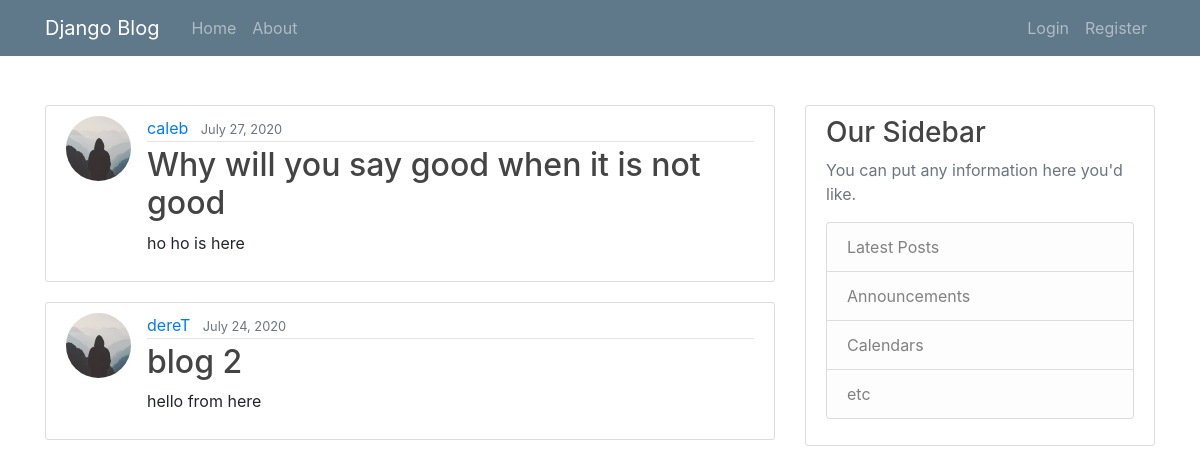
The page / on the database its author committed.
### blog/models.py (models this page shows, shortened)
class Post(models.Model):
    title =   models.CharField(max_length=100)
    content = models.TextField()
    date_posted = models.DateTimeField(default=timezone.now)
    author = models.ForeignKey(User,on_delete=models.CASCADE)

### users/models.py (models this page shows, shortened)
class Profile(models.Model):
    user = models.OneToOneField(User,on_delete=models.CASCADE)
    image = models.ImageField(default='default.jpg', upload_to='profile_pics', height_field=None, width_field=None, max_length=None)

### blog/views.py (the view)
# urls.py: path('', PostListView.as_view(), name='blog-home'),
class PostListView(ListView):
    model = Post
    template_name = 'blog/index.html'
    context_object_name = 'posts'
    ordering = ['-date_posted']
    paginate_by = 2

### blog/templates/blog/index.html
{% extends "blog/base.html" %}
{% block content %}
    {% for post in posts %}
        <article class="media content-section">
          <img class="rounded-circle article-img" src="{{ post.author.profile.image.url }}">
          <div class="media-body">
            <div class="article-metadata">
              <a class="mr-2" href="#">{{ post.author }}</a>
              <small class="text-muted">{{ post.date_posted|date:"F d, Y" }}</small>
            </div>
            <h2><a class="article-title" href="#">{{ post.title }}</a></h2>
            <p class="article-content">{{ post.content }}</p>
          </div>
        </article>
    {% endfor %}
{% endblock content %}

### blog/static/blog/main.css (style rules this page uses)
body { background: #fafafa; color: #333333; margin-top: 5rem; }
h1, h2, h3, h4, h5, h6 { color: #444444; }
.content-section { background: #ffffff; padding: 10px 20px; border: 1px solid #dddddd; border-radius: 3px; margin-bottom: 20px; }
.article-title { color: #444444; }
.article-content { white-space: pre-line; }
.article-img { height: 65px; width: 65px; margin-right: 16px; }
.article-metadata { padding-bottom: 1px; margin-bottom: 4px; border-bottom: 1px solid #e3e3e3 }

### rows shown on the page
Post: author.profile.image (placeholder picture), author "caleb", date_posted "July 27, 2020", title "Why will you say good when it is not good", content "ho ho is here"
Post: author.profile.image (placeholder picture), author "dereT", date_posted "July 24, 2020", title "blog 2", content "hello from here"
